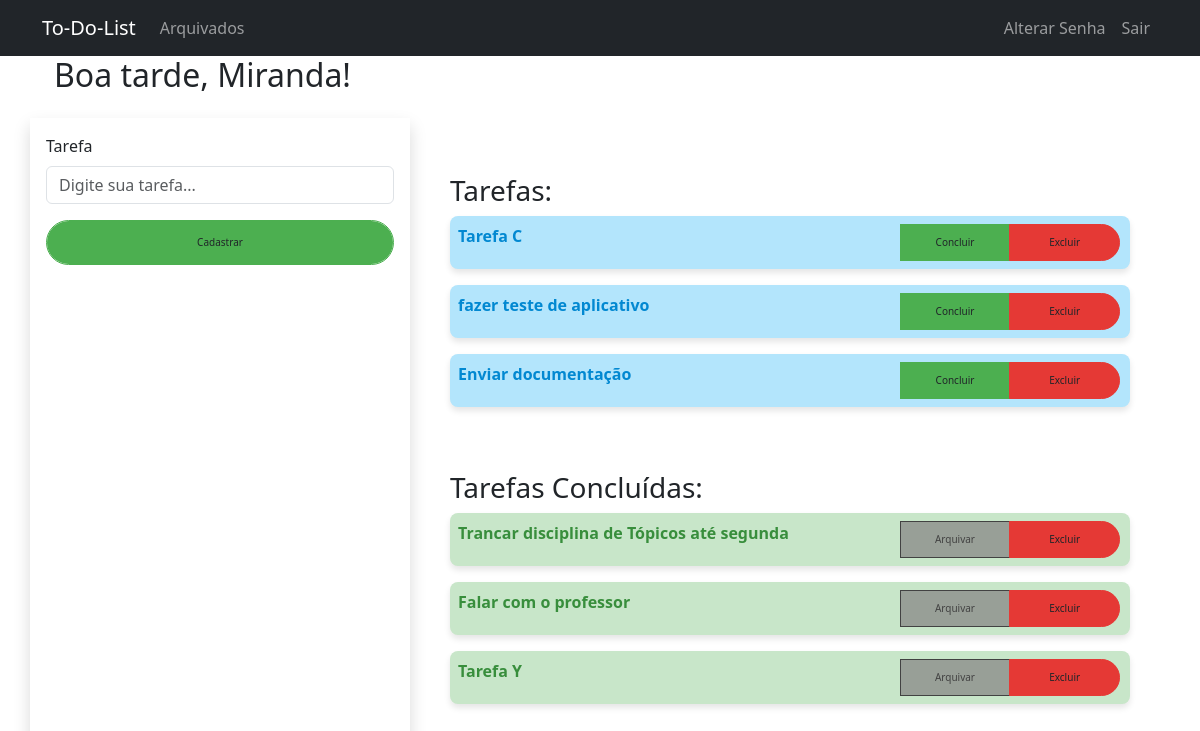
The app's page / (signed in), older data.
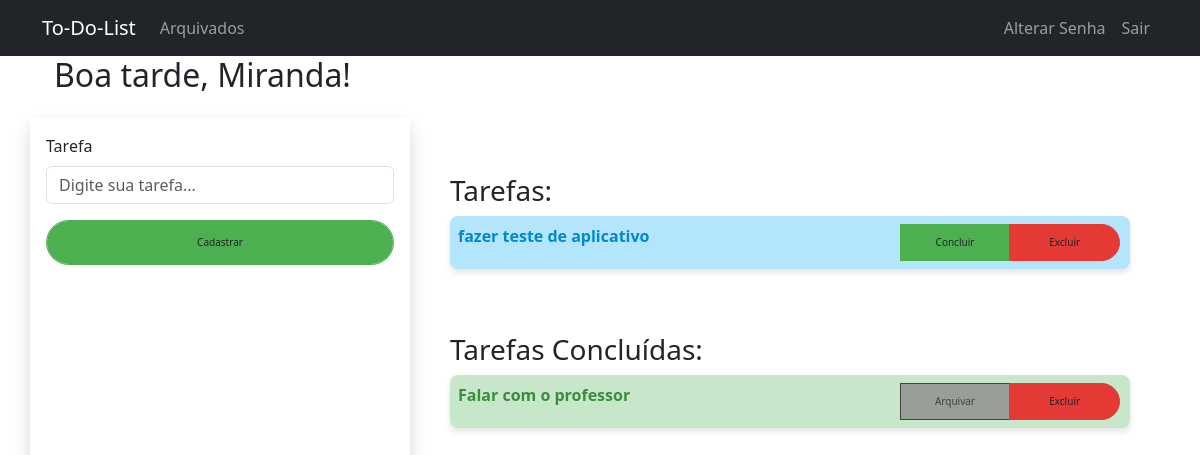
The same page, newer data.
### to_do_lists/models.py (models this page shows)
class Tarefa(models.Model):
    user = models.ForeignKey(User, on_delete=models.CASCADE)
    tarefa = models.CharField(max_length=50)
    concluido = models.BooleanField(default=False)
    arquivada = models.BooleanField(default=False)
    def __str__(self):
        return self.tarefa

### to_do_lists/views.py (the view)
# urls.py: path('', views.index, name='index'),
@never_cache
def index(request):
    response = render(request, 'to_do_lists/index.html')
    if request.user.is_authenticated:
        response['Cache-Control'] = 'no-cache, no-store, must-revalidate'
        response['Pragma'] = 'no-cache'
        response['Expires'] = '0'
        tarefas_total = Tarefa.objects.filter(user=request.user)
        if tarefas_total is not None:
            tarefas_concluidas = []
            tarefas_nao_concluidas = []
            for tarefa in tarefas_total:
                if tarefa.concluido == True and tarefa.arquivada == False:
                    tarefas_concluidas.append(tarefa)
                else:
                    if tarefa.arquivada == False:
                        tarefas_nao_concluidas.append(tarefa)
        else:
            tarefas_concluidas = None
            tarefas_nao_concluidas = None
        if request.method == 'POST':
            form = TarefaForm(request.POST)
            if form.is_valid():
                user = request.user
                tarefa = form.cleaned_data['tarefa']
                concluido = False
                new_tarefa = Tarefa.objects.create(user=user, tarefa=tarefa, concluido=concluido)
                new_tarefa.save()
                return redirect('index')
            else:
                context = {'form':form,
                            'tarefas_concluidas': tarefas_concluidas,
                            'tarefas_nao_concluidas': tarefas_nao_concluidas,
                        }
                response = render(request, 'to_do_lists/index.html', context)
                return response
        else:
            form = TarefaForm()
            context = {'form':form,
                        'tarefas_concluidas': tarefas_concluidas,
                        'tarefas_nao_concluidas': tarefas_nao_concluidas,
                    }
            return render(request, 'to_do_lists/index.html', context)
    else:
        return response

### to_do_lists/forms.py
class TarefaForm(forms.Form):
    tarefa = forms.CharField(
        max_length=50,
        required=True,
        widget=forms.TextInput(
            attrs={
                'id': 'id_tarefa',
                'class': 'form-control',
                'placeholder': 'Digite sua tarefa...',
            }
        )
        )

### to_do_lists/templates/to_do_lists/index.html (shortened to what this page needs)
{% extends "to_do_lists/base.html" %}
{% load static %}
{% block content %}
{% if user.is_authenticated %}
<div class="col-12 container">
    <h2 id="welcome-message" data-username="{{ user.username }}">
    </h2>
</div>
<div class="row">
    <form method="post" class="shadow p-3 mt-3 col-12 col-md-4">
        <div class="mb-3">
            <label for="id_tarefa" class="form-label">Tarefa</label>
            {{ form.tarefa }}
        </div>
        <button type="submit" class="form-control btn btn-primaryv2">Cadastrar</button>
    </form>
    <div class="mt-3 p-4 col-12 col-md-8">
        <div class="p-3 mt-3 col-12">
            <h3>Tarefas:</h3>
            {% if tarefas_nao_concluidas %}
                {% for tarefa in tarefas_nao_concluidas %}
                <div class="mb-3 col-12 text-bg-primaryv2 p-2 input-group">
                    <span class="col-8">{{ tarefa.tarefa }}</span>
                    <a class="btn btn-concluir col-2" href="{% url 'concluir' id=tarefa.id %}">Concluir</a>
                    <a class="btn btn-dangerv2 col-2" href="{% url 'excluir' id=tarefa.id %}">Excluir</a>
                </div>
                {% endfor %}
            {% else %}
                <p>Não há tarefas cadastradas.</p>
            {% endif %}
        </div>
        <div class="p-3 mt-3 col-12">
            <h3>Tarefas Concluídas:</h3>
            {% if tarefas_concluidas %}
                {% for tarefa in tarefas_concluidas %}
                <div class="mb-3 col-12 text-bg-infov2 p-2 input-group">
                    <span class="col-8">{{ tarefa }}</span>
                    <a class="btn btn-archived col-2" href="{% url 'arquivar_tarefa' tarefa_id=tarefa.id %}">Arquivar</a>
                    <a class="btn btn-dangerv2 col-2" href="{% url 'excluir' id=tarefa.id %}">Excluir</a>
                </div>
                {% endfor %}
            {% else %}
                <p>Não há tarefas Concluídas.</p>
            {% endif %}
        </div>
    </div>
</div>
{% endif %}
<link rel="stylesheet" href="{% static 'css/styles.css' %}">
{% endblock content %}

Row changes from the older to the newer data that the page shows:
removed Tarefa: tarefa "Tarefa C", shown under "Tarefas:"
removed Tarefa: tarefa "Enviar documentação", shown under "Tarefas:"
removed Tarefa: tarefa "Trancar disciplina de Tópicos até segunda", shown under "Tarefas Concluídas:"
removed Tarefa: tarefa "Tarefa Y", shown under "Tarefas Concluídas:"
